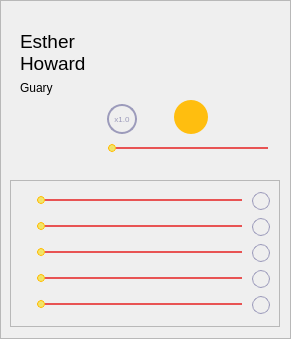
             <widget class="QFrame" name="frame">
              <property name="geometry">
               <rect>
                <x>0</x>
                <y>0</y>
                <width>291</width>
                <height>339</height>
               </rect>
              </property>
              <property name="sizePolicy">
               <sizepolicy hsizetype="Expanding" vsizetype="Preferred">
                <horstretch>0</horstretch>
                <verstretch>0</verstretch>
               </sizepolicy>
              </property>
              <property name="frameShape">
               <enum>QFrame::StyledPanel</enum>
              </property>
              <property name="frameShadow">
               <enum>QFrame::Raised</enum>
              </property>
              <widget class="QLabel" name="label_3">
               <property name="geometry">
                <rect>
                 <x>127</x>
                 <y>0</y>
                 <width>127</width>
                 <height>127</height>
                </rect>
               </property>
               <property name="text">
                <string/>
               </property>
               <property name="pixmap">
                <pixmap resource="icons.qrc">:/images/images/retro.png</pixmap>
               </property>
              </widget>
              <widget class="QFrame" name="frame_4">
               <property name="geometry">
                <rect>
                 <x>10</x>
                 <y>180</y>
                 <width>270</width>
                 <height>147</height>
                </rect>
               </property>
               <property name="styleSheet">
                <string notr="true">QSlider::groove:horizontal {
    height: 2px; /* the groove expands to the size of the slider by default. by giving it a height, it has a fixed size */
    background: #E85353;
    margin: 2px 0;
}

QSlider::handle:horizontal {
    background: qradialgradient(spread:pad, cx:0.5, cy:0.5, radius:0.194, fx:0.5, fy:0.5, stop:0 rgba(232, 83, 83, 255), stop:0.479904 rgba(232, 83, 83, 255), stop:0.522685 rgba(241, 230, 106, 255), stop:1 rgba(241, 230, 106, 255));
    border: 1px solid #FFBE0F;
    width: 6px;
    margin: -3px 0; /* handle is placed by default on the contents rect of the groove. Expand outside the groove */
    border-radius: 4px;
}

QPushButton {
	background: transparent;
	border: 1px solid #9C9BBB;
	border-radius: 9;
}</string>
               </property>
               <property name="frameShape">
                <enum>QFrame::StyledPanel</enum>
               </property>
               <property name="frameShadow">
                <enum>QFrame::Raised</enum>
               </property>
               <layout class="QVBoxLayout" name="verticalLayout_5">
                <item>
                 <layout class="QHBoxLayout" name="horizontalLayout_5">
                  <property name="spacing">
                   <number>10</number>
                  </property>
                  <item>
                   <widget class="QLabel" name="label_4">
                    <property name="text">
                     <string/>
                    </property>
                    <property name="pixmap">
                     <pixmap resource="icons.qrc">:/images/images/vocal.png</pixmap>
                    </property>
                   </widget>
                  </item>
                  <item>
                   <widget class="QSlider" name="sliderVocalSpleet">
                    <property name="enabled">
                     <bool>true</bool>
                    </property>
                    <property name="minimumSize">
                     <size>
                      <width>0</width>
                      <height>0</height>
                     </size>
                    </property>
                    <property name="maximumSize">
                     <size>
                      <width>16777215</width>
                      <height>16777215</height>
                     </size>
                    </property>
                    <property name="tracking">
                     <bool>true</bool>
                    </property>
                    <property name="orientation">
                     <enum>Qt::Horizontal</enum>
                    </property>
                   </widget>
                  </item>
                  <item>
                   <widget class="QPushButton" name="downVocalSpleet">
                    <property name="minimumSize">
                     <size>
                      <width>18</width>
                      <height>18</height>
                     </size>
                    </property>
                    <property name="maximumSize">
                     <size>
                      <width>18</width>
                      <height>18</height>
                     </size>
                    </property>
                    <property name="styleSheet">
                     <string notr="true"/>
                    </property>
                    <property name="text">
                     <string/>
                    </property>
                    <property name="icon">
                     <iconset resource="icons.qrc">
                      <normaloff>:/icons/icons/download.svg</normaloff>:/icons/icons/download.svg</iconset>
                    </property>
                    <property name="iconSize">
                     <size>
                      <width>12</width>
                      <height>12</height>
                     </size>
                    </property>
                   </widget>
                  </item>
                 </layout>
                </item>
                <item>
                 <layout class="QHBoxLayout" name="horizontalLayout_8">
                  <property name="spacing">
                   <number>10</number>
                  </property>
                  <item>
                   <widget class="QLabel" name="label_8">
                    <property name="text">
                     <string/>
                    </property>
                    <property name="pixmap">
                     <pixmap resource="icons.qrc">:/images/images/bass.png</pixmap>
                    </property>
                   </widget>
                  </item>
                  <item>
                   <widget class="QSlider" name="sliderBassSpleet">
                    <property name="orientation">
                     <enum>Qt::Horizontal</enum>
                    </property>
                   </widget>
                  </item>
                  <item>
                   <widget class="QPushButton" name="downBassSpleet">
                    <property name="minimumSize">
                     <size>
                      <width>18</width>
                      <height>18</height>
                     </size>
                    </property>
                    <property name="maximumSize">
                     <size>
                      <width>18</width>
                      <height>18</height>
                     </size>
                    </property>
                    <property name="text">
                     <string/>
                    </property>
                    <property name="icon">
                     <iconset resource="icons.qrc">
                      <normaloff>:/icons/icons/download.svg</normaloff>:/icons/icons/download.svg</iconset>
                    </property>
                    <property name="iconSize">
                     <size>
                      <width>12</width>
                      <height>12</height>
                     </size>
                    </property>
                   </widget>
                  </item>
                 </layout>
                </item>
                <item>
                 <layout class="QHBoxLayout" name="horizontalLayout_7">
                  <property name="spacing">
                   <number>10</number>
                  </property>
                  <item>
                   <widget class="QLabel" name="label_7">
                    <property name="text">
                     <string/>
                    </property>
                    <property name="pixmap">
                     <pixmap resource="icons.qrc">:/images/images/piano.png</pixmap>
                    </property>
                   </widget>
                  </item>
                  <item>
                   <widget class="QSlider" name="sliderPianoSpleet">
                    <property name="orientation">
                     <enum>Qt::Horizontal</enum>
                    </property>
                   </widget>
                  </item>
                  <item>
                   <widget class="QPushButton" name="downPianoSpleet">
                    <property name="maximumSize">
                     <size>
                      <width>18</width>
                      <height>18</height>
                     </size>
                    </property>
                    <property name="text">
                     <string/>
                    </property>
                    <property name="icon">
                     <iconset resource="icons.qrc">
                      <normaloff>:/icons/icons/download.svg</normaloff>:/icons/icons/download.svg</iconset>
                    </property>
                    <property name="iconSize">
                     <size>
                      <width>12</width>
                      <height>12</height>
                     </size>
                    </property>
                   </widget>
                  </item>
                 </layout>
                </item>
                <item>
                 <layout class="QHBoxLayout" name="horizontalLayout_6">
                  <property name="spacing">
                   <number>10</number>
                  </property>
                  <item>
                   <widget class="QLabel" name="label_6">
                    <property name="text">
                     <string/>
                    </property>
                    <property name="pixmap">
                     <pixmap resource="icons.qrc">:/images/images/drum.png</pixmap>
                    </property>
                   </widget>
                  </item>
                  <item>
                   <widget class="QSlider" name="sliderDrumSpleet">
                    <property name="orientation">
                     <enum>Qt::Horizontal</enum>
                    </property>
                   </widget>
                  </item>
                  <item>
                   <widget class="QPushButton" name="downDrumSpleet">
                    <property name="maximumSize">
                     <size>
                      <width>18</width>
                      <height>18</height>
                     </size>
                    </property>
                    <property name="text">
                     <string/>
                    </property>
                    <property name="icon">
                     <iconset resource="icons.qrc">
                      <normaloff>:/icons/icons/download.svg</normaloff>:/icons/icons/download.svg</iconset>
                    </property>
                    <property name="iconSize">
                     <size>
                      <width>12</width>
                      <height>12</height>
                     </size>
                    </property>
                   </widget>
                  </item>
                 </layout>
                </item>
                <item>
                 <layout class="QHBoxLayout" name="horizontalLayout_9">
                  <property name="spacing">
                   <number>10</number>
                  </property>
                  <item>
                   <widget class="QLabel" name="label_5">
                    <property name="text">
                     <string/>
                    </property>
                    <property name="pixmap">
                     <pixmap resource="icons.qrc">:/images/images/other.png</pixmap>
                    </property>
                   </widget>
                  </item>
                  <item>
                   <widget class="QSlider" name="sliderOtherSpleet">
                    <property name="orientation">
                     <enum>Qt::Horizontal</enum>
                    </property>
                   </widget>
                  </item>
                  <item>
                   <widget class="QPushButton" name="downOtherSpleet">
                    <property name="maximumSize">
                     <size>
                      <width>18</width>
                      <height>18</height>
                     </size>
                    </property>
                    <property name="text">
                     <string/>
                    </property>
                    <property name="icon">
                     <iconset resource="icons.qrc">
                      <normaloff>:/icons/icons/download.svg</normaloff>:/icons/icons/download.svg</iconset>
                    </property>
                    <property name="iconSize">
                     <size>
                      <width>12</width>
                      <height>12</height>
                     </size>
                    </property>
                   </widget>
                  </item>
                 </layout>
                </item>
               </layout>
              </widget>
              <widget class="QWidget" name="layoutWidget">
               <property name="geometry">
                <rect>
                 <x>20</x>
                 <y>30</y>
                 <width>101</width>
                 <height>71</height>
                </rect>
               </property>
               <layout class="QVBoxLayout" name="verticalLayout_4">
                <property name="spacing">
                 <number>0</number>
                </property>
                <property name="sizeConstraint">
                 <enum>QLayout::SetMinAndMaxSize</enum>
                </property>
                <item>
                 <widget class="QLabel" name="nameSongPlayingSpleet">
                  <property name="maximumSize">
                   <size>
                    <width>16777215</width>
                    <height>16777215</height>
                   </size>
                  </property>
                  <property name="font">
                   <font>
                    <pointsize>14</pointsize>
                    <weight>50</weight>
                    <bold>false</bold>
                   </font>
                  </property>
                  <property name="lineWidth">
                   <number>1</number>
                  </property>
                  <property name="text">
                   <string>Esther Howard</string>
                  </property>
                  <property name="wordWrap">
                   <bool>true</bool>
                  </property>
                 </widget>
                </item>
                <item>
                 <widget class="QLabel" name="authorSongPlayingSpleet">
                  <property name="text">
                   <string>Guary</string>
                  </property>
                 </widget>
                </item>
               </layout>
              </widget>
              <widget class="QPushButton" name="speedBtn">
               <property name="geometry">
                <rect>
                 <x>107</x>
                 <y>104</y>
                 <width>30</width>
                 <height>30</height>
                </rect>
               </property>
               <property name="font">
                <font>
                 <pointsize>6</pointsize>
                </font>
               </property>
               <property name="styleSheet">
                <string notr="true">border-radius: 15;
background-color: transparent;
border: 2px solid #9C9BBB;
color: #9C9BBB;</string>
               </property>
               <property name="text">
                <string>x1.0</string>
               </property>
              </widget>
              <widget class="QPushButton" name="playBtnSpleet">
               <property name="geometry">
                <rect>
                 <x>174</x>
                 <y>100</y>
                 <width>34</width>
                 <height>34</height>
                </rect>
               </property>
               <property name="styleSheet">
                <string notr="true">background-color: #FFBE0F;
border-radius: 17;</string>
               </property>
               <property name="text">
                <string/>
               </property>
               <property name="icon">
                <iconset resource="icons.qrc">
                 <normaloff>:/icons/icons/play.svg</normaloff>:/icons/icons/play.svg</iconset>
               </property>
              </widget>
              <widget class="QSlider" name="sliderSongPlayingSpleet">
               <property name="geometry">
                <rect>
                 <x>108</x>
                 <y>140</y>
                 <width>160</width>
                 <height>16</height>
                </rect>
               </property>
               <property name="styleSheet">
                <string notr="true">QSlider::groove:horizontal {
    height: 2px; /* the groove expands to the size of the slider by default. by giving it a height, it has a fixed size */
    background: #E85353;
    margin: 2px 0;
}

QSlider::handle:horizontal {
    background: qradialgradient(spread:pad, cx:0.5, cy:0.5, radius:0.194, fx:0.5, fy:0.5, stop:0 rgba(232, 83, 83, 255), stop:0.479904 rgba(232, 83, 83, 255), stop:0.522685 rgba(241, 230, 106, 255), stop:1 rgba(241, 230, 106, 255));
    border: 1px solid #FFBE0F;
    width: 6px;
    margin: -3px 0; /* handle is placed by default on the contents rect of the groove. Expand outside the groove */
    border-radius: 4px;
}</string>
               </property>
               <property name="orientation">
                <enum>Qt::Horizontal</enum>
               </property>
              </widget>
             </widget>
